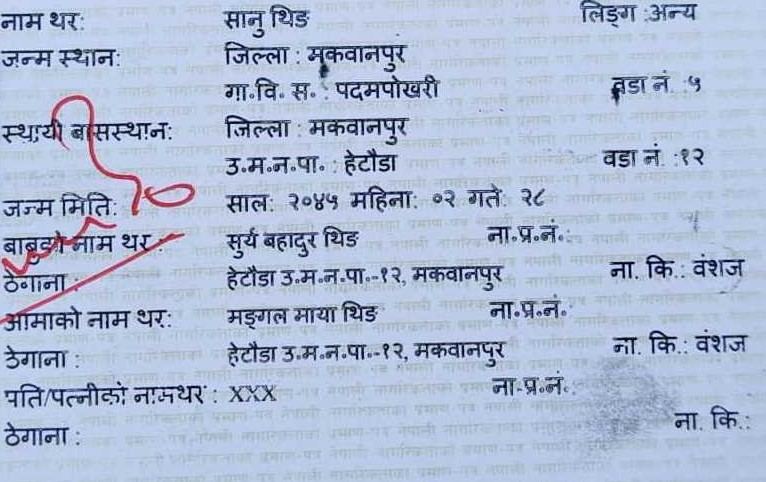
#> input picture scanned_images/Sanu-Thing.jpg, 766 x 482 px; its folder holds only this picture in this run
$ python skew_new.py
#> lines starting #> are read from the running program, lines starting #| are printed output that depends on the picture; after the words box and inside, x2 and y2 are one past the last pixel; in counts of white or black regions, pixels touching at a corner belong together
#> in main, image is the input picture: shape (482, 766, 3); mean B, G, R 214.1, 188.2, 174
import os
import cv2
import numpy as np
import pytesseract
from PIL import Image

# Setting path
pytesseract.pytesseract.tesseract_cmd = r'C:\Program Files\Tesseract-OCR\tesseract.exe'

os.environ['TESSDATA_PREFIX'] = r'C:\Program Files\Tesseract-OCR\tessdata'

def rotate(image):
    # Converting  to grayscale
    gray = cv2.cvtColor(image, cv2.COLOR_BGR2GRAY)
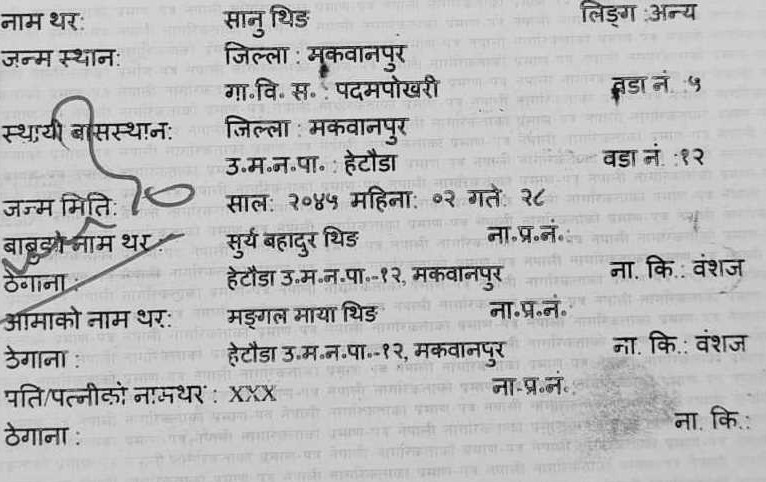
#> gray: shape (482, 766); min 2, max 251, mean 186.8

    # Thresholding the image
    _, binary = cv2.threshold(gray, 0, 255, cv2.THRESH_BINARY_INV + cv2.THRESH_OTSU)
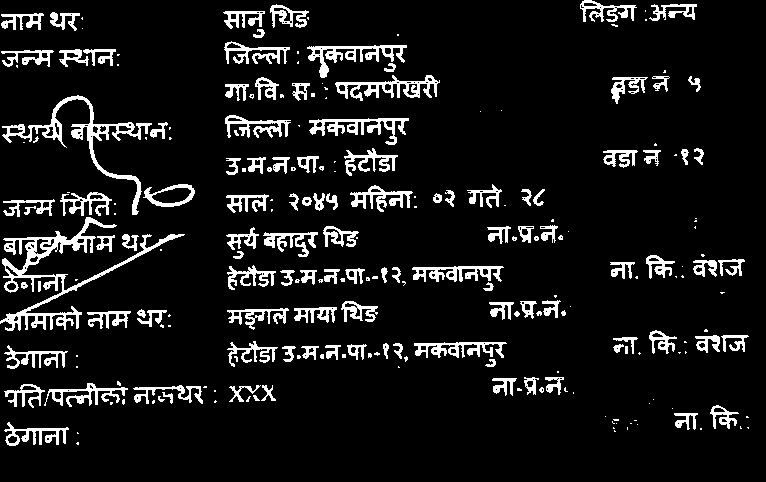
#> binary: shape (482, 766); 9.2% white; 234 white regions (116 under 20 px), largest, box (x1, y1, x2, y2) and area: (0, 217, 185, 331) 3285, (2, 95, 152, 215) 1974, (307, 45, 407, 78) 1009

    # Finding contours and the bounding box
    coords = np.column_stack(np.where(binary > 0))
#> coords = 34012 pairs, first value 0 to 445, second value 0 to 748
    angle = cv2.minAreaRect(coords)[-1]
#> angle = -88.63

    # Adjusting the angle
    if angle < -45:
        angle = -(90 + angle)
#> angle = -1.37
    else:
        angle = -angle

    # Rotating the image
    (h, w) = image.shape[:2]
#> h = 482; w = 766
    center = (w // 2, h // 2)
#> center = (383, 241)
    M = cv2.getRotationMatrix2D(center, angle, 1.0)
#> M = [[1, -0.0239, 5.86], [0.0239, 1, -9.07]]
    rotated = cv2.warpAffine(image, M, (w, h), flags=cv2.INTER_CUBIC, borderMode=cv2.BORDER_REPLICATE)
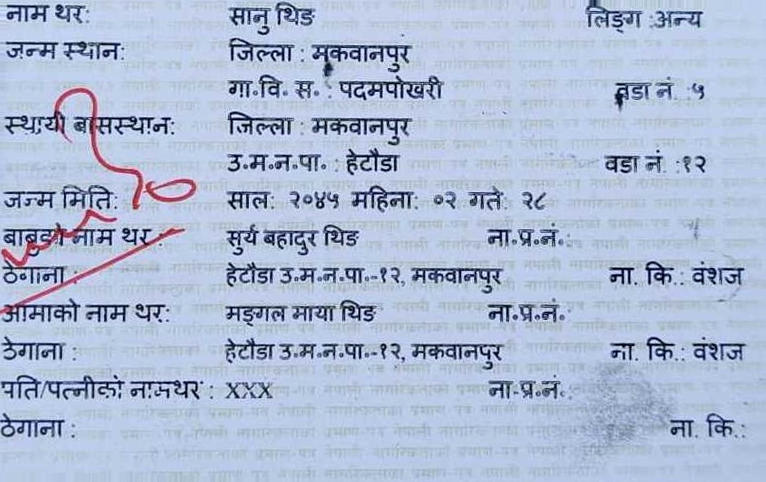
#> rotated: shape (482, 766, 3); mean B, G, R 213.9, 188.1, 174

    return rotated


def enhance_text(image):

    deskewed_image = rotate(image)

    gray = cv2.cvtColor(deskewed_image, cv2.COLOR_BGR2GRAY)
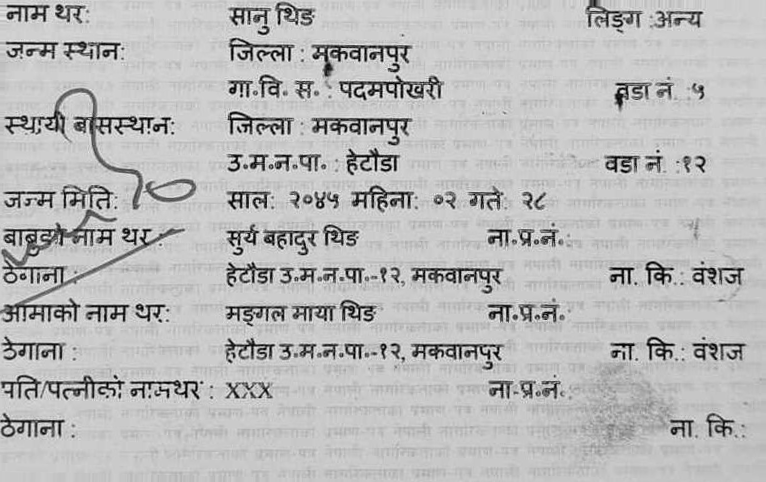
#> gray: shape (482, 766); min 1, max 252, mean 186.8

    # Applying thresholding to binarize the image
    _, binary = cv2.threshold(gray, 0, 255, cv2.THRESH_BINARY_INV + cv2.THRESH_OTSU)
#> binary: shape (482, 766); 9.3% white; 231 white regions (113 under 20 px), largest, box (x1, y1, x2, y2) and area: (0, 210, 185, 322) 3274, (5, 88, 155, 209) 1995, (312, 45, 412, 77) 1046

    # Using morphological operations to enhance text regions
    kernel = np.ones((3, 3), np.uint8)
    binary = cv2.morphologyEx(binary, cv2.MORPH_CLOSE, kernel)
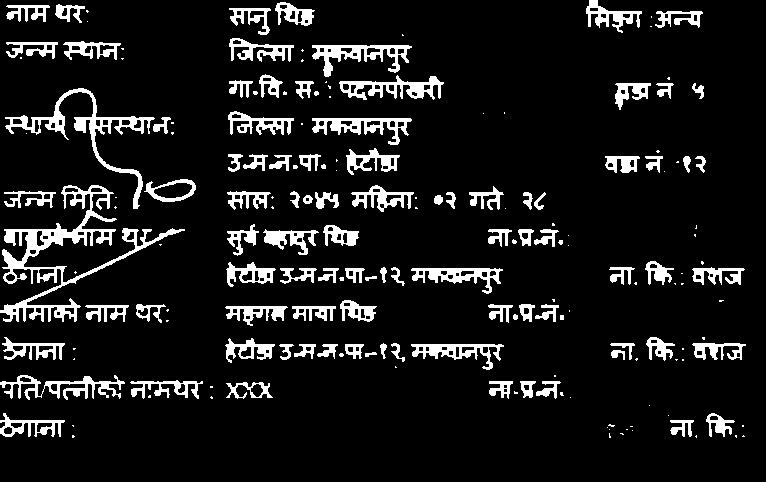
#> binary: shape (482, 766); 10.1% white; 182 white regions (87 under 20 px), largest, box (x1, y1, x2, y2) and area: (0, 185, 185, 322) 4465, (5, 88, 155, 209) 2143, (312, 45, 412, 77) 1200

    # Converting the binary image to BGR format for bitwise operations
    binary_bgr = cv2.cvtColor(binary, cv2.COLOR_GRAY2BGR)

    # Applying the inverted binary mask to the original image
    enhanced_image = cv2.bitwise_and(deskewed_image, binary_bgr)
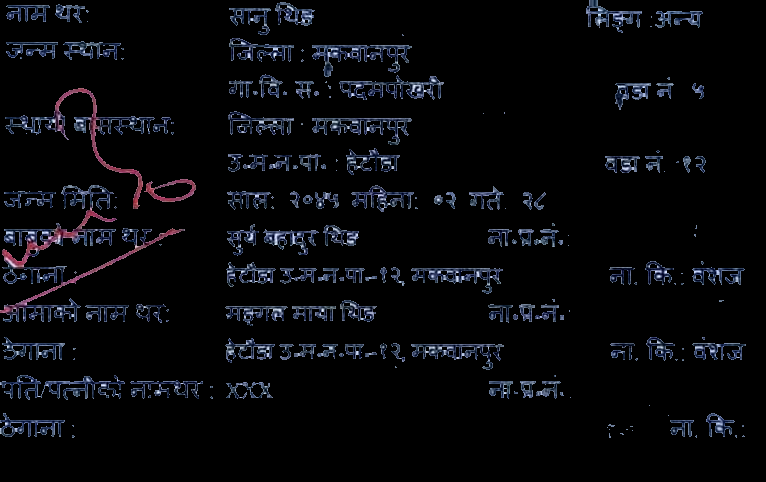
#> enhanced_image: shape (482, 766, 3); mean B, G, R 11.1, 8.2, 7.5

    # Converting all other regions to white
    enhanced_image[binary == 0] = [255, 255, 255]
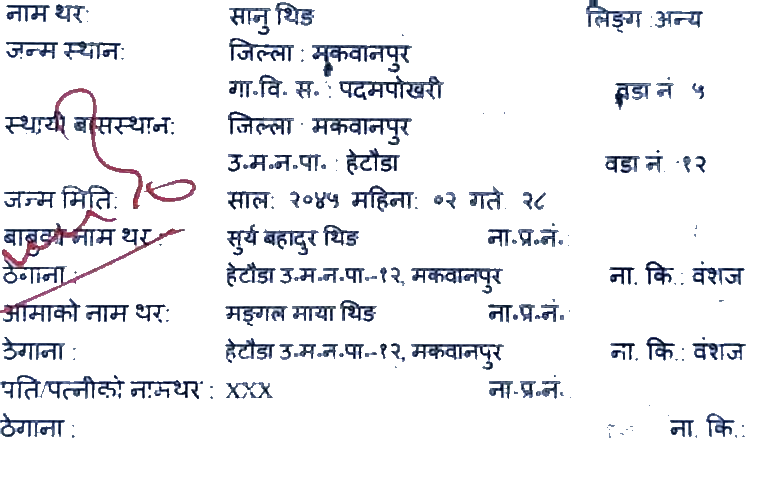
#> enhanced_image: shape (482, 766, 3); mean B, G, R 240.4, 237.5, 236.8

    # Converting the enhanced image to PIL format
    enhanced_image_pil = Image.fromarray(cv2.cvtColor(enhanced_image, cv2.COLOR_BGR2RGB))

    return enhanced_image_pil

def process_image(image_pil):
    # Useing Tesseract to do OCR on the PIL image
    text = pytesseract.image_to_string(image_pil, lang='hin')  # 'hin' is the language code for Hindi (Devanagari script)
    return text


def main():

    scanned_images_dir = 'scanned_images'
    if not os.path.exists(scanned_images_dir):
        print(f"Directory {scanned_images_dir} does not exist. Please create it and add images.")
        return


    results_dir = 'ocr_results'
    if not os.path.exists(results_dir):
        os.makedirs(results_dir)


    for filename in os.listdir(scanned_images_dir):
        if filename.lower().endswith(('.png', '.jpg', '.jpeg', '.tiff')):
            image_path = os.path.join(scanned_images_dir, filename)
            print(f"\nProcessing {filename}:")
            print("-" * 30)
            try:
                image = cv2.imread(image_path)

                enhanced_image_pil = enhance_text(image)

                text_content = process_image(enhanced_image_pil)
                print("Recognized text:")
                print(text_content.strip())


                text_file_path = os.path.join(results_dir, f"{os.path.splitext(filename)[0]}.txt")
                with open(text_file_path, 'w', encoding='utf-8') as text_file:
                    text_file.write(text_content.strip())

            except pytesseract.TesseractError as e:
                print(f"An error occurred while processing {filename}: {e}")
            print("-" * 30)

if __name__ == "__main__":
    main()
#> (the call stopped at in process_image, `text = pytesseract.image_to_string(image_pil, lang='hin')  # 'hin' is ..`: pytesseract is not available in this run)
